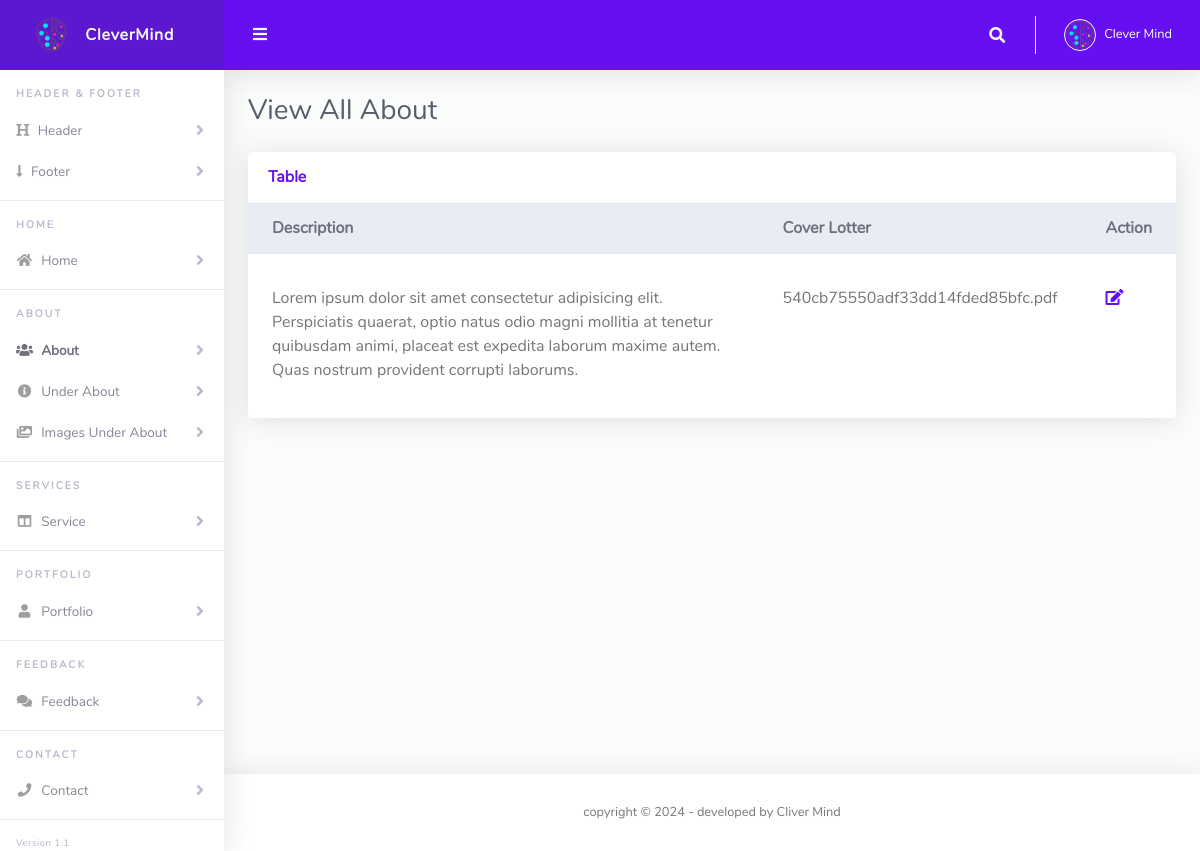
/Dashboard/View_about.php, run on the app's committed database.
### tables this page shows
CREATE TABLE `about` (
  `id_about` int(11) NOT NULL,
  `description_about` varchar(500) NOT NULL,
  `cv_about` varchar(500) NOT NULL
);

### Dashboard/View_about.php (the view, shortened to what this page needs)
<?php
include "./includes/connection.php";
include "./includes/header.php";
?>
      <li class="nav-item">
        <a class="nav-link collapsed" href="#" data-toggle="collapse" data-target="#collapseHeader" aria-expanded="true"
          aria-controls="collapseHeader">
          <i class="fa fa-header"></i>
          <span>Header</span>
        </a>
      </li>
      <li class="nav-item">
        <a class="nav-link collapsed" href="#" data-toggle="collapse" data-target="#collapseFooter" aria-expanded="true"
          aria-controls="collapseFooter">
          <i class="fa fa-long-arrow-down"></i>
          <span>Footer</span>
        </a>
      </li>
      <hr class="sidebar-divider">
      <div class="sidebar-heading">
        Home
      </div>
      <li class="nav-item">
        <a class="nav-link collapsed" href="#" data-toggle="collapse" data-target="#collapseHome" aria-expanded="true"
          aria-controls="collapseHome">
          <i class="fas fa-fw fa-home"></i>
          <span>Home</span>
        </a>
      </li>
      <hr class="sidebar-divider">
      <div class="sidebar-heading">
        About
      </div>
      <li class="nav-item active">
        <a class="nav-link collapsed" href="#" data-toggle="collapse" data-target="#collapseAbout" aria-expanded="true"
          aria-controls="collapseAbout">
          <i class="fas fa-fw fa-users"></i>
          <span>About</span>
        </a>
      </li>
      <li class="nav-item">
        <a class="nav-link collapsed" href="#" data-toggle="collapse" data-target="#collapseUnder" aria-expanded="true"
          aria-controls="collapseUnder">
          <i class="fas fa-fw fa-info-circle"></i>
          <span>Under About</span>
        </a>
      </li>
      <li class="nav-item">
        <a class="nav-link collapsed" href="#" data-toggle="collapse" data-target="#collapseImagesUnder" aria-expanded="true"
          aria-controls="collapseImagesUnder">
          <i class="fas fa-fw fa-images"></i>
          <span>Images Under About</span>
        </a>
      </li>
      <hr class="sidebar-divider">
      <div class="sidebar-heading">
        Services
      </div>
      <li class="nav-item">
        <a class="nav-link collapsed" href="#" data-toggle="collapse" data-target="#collapseService" aria-expanded="true"
          aria-controls="collapseService">
          <i class="fas fa-fw fa-columns"></i>
          <span>Service</span>
        </a>
      </li>
      <hr class="sidebar-divider">
      <div class="sidebar-heading">
        Portfolio
      </div>
      <li class="nav-item">
        <a class="nav-link collapsed" href="#" data-toggle="collapse" data-target="#collapsePortfolio" aria-expanded="true"
          aria-controls="collapsePortfolio">
          <i class="fas fa-fw fa-user"></i>
          <span>Portfolio</span>
        </a>
      </li>
      <hr class="sidebar-divider">
      <div class="sidebar-heading">
        Feedback
      </div>
      <li class="nav-item">
        <a class="nav-link collapsed" href="#" data-toggle="collapse" data-target="#collapseFeedback" aria-expanded="true"
          aria-controls="collapseFeedback">
          <i class="fas fa-fw fa-comments"></i>
          <span>Feedback</span>
        </a>
      </li>
      <hr class="sidebar-divider">
      <div class="sidebar-heading">
        Contact
      </div>
      <li class="nav-item">
        <a class="nav-link collapsed" href="#" data-toggle="collapse" data-target="#collapseContact" aria-expanded="true"
          aria-controls="collapseContact">
          <i class="fas fa-fw fa-phone"></i>
          <span>Contact</span>
        </a>
      </li>
      <hr class="sidebar-divider">
      <div class="version" id="version-ruangadmin"></div>
    </ul>
    <div id="content-wrapper" class="d-flex flex-column">
      <div id="content">
        <?php include "./includes/navbar.php"; ?>
        <div class="container-fluid" id="container-wrapper">
          <div class="d-sm-flex align-items-center justify-content-between mb-4">
            <h1 class="h3 mb-0 text-gray-800">View All About</h1>
          </div>
          <div class="row">
            <div class="col-lg-12 mb-4">
              <div class="card">
                <div class="card-header py-3 d-flex flex-row align-items-center justify-content-between">
                  <h6 class="m-0 font-weight-bold text-primary">Table</h6>
                </div>
                <div class="table-responsive">
                  <table class="table align-items-center table-flush">
                    <thead class="thead-light">
                      <tr>
                        <th>Description</th>
                        <th>Cover Lotter</th>
                        <th>Action</th>
                      </tr>
                    </thead>
                    <tbody>
                      <?php
                          $select="SELECT * FROM `about`";
                          $query=mysqli_query($conn , $select);
                          while($row=mysqli_fetch_assoc($query)):
                      ?>
                      <tr>
                        <td style="padding-top: 32px;"><?php echo $row['description_about']; ?></td>
                        <td style="padding-top: 32px;"><?php echo $row['cv_about']; ?></td>
                        <td style="padding-top: 32px;">
                          <a href="Add_about.php?edit_about=<?php echo $row['id_about']; ?>" ><i class="fa fa-edit" title="edit"></i></a>
                        </td>
                      <?php endwhile; ?>
                      </tr>
                    </tbody>
                  </table>
                </div>
                <div class="card-footer"></div>
              </div>
            </div>
          </div>
        </div>
      </div>
<?php include "./includes/footer.php"; ?>

### data on the page
about: description_about "Lorem ipsum dolor sit amet consectetur adipisicing elit. Perspiciatis quaerat, optio natus odio magni mollitia at tenetur quibusdam animi, placeat est expedita laborum maxime autem. Quas nostrum provident corrupti laborums.", cv_about "540cb75550adf33dd14fded85bfc.pdf"
